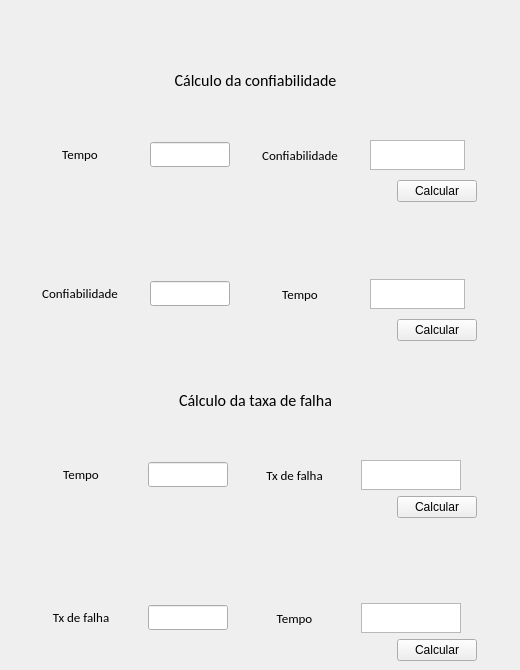
       <widget class="QWidget" name="tab_3">
        <attribute name="title">
         <string>Indicadores</string>
        </attribute>
        <widget class="QLabel" name="label_6">
         <property name="geometry">
          <rect>
           <x>0</x>
           <y>60</y>
           <width>511</width>
           <height>41</height>
          </rect>
         </property>
         <property name="font">
          <font>
           <family>Calibri</family>
           <pointsize>10</pointsize>
           <weight>50</weight>
           <bold>false</bold>
          </font>
         </property>
         <property name="text">
          <string>&lt;html&gt;&lt;head/&gt;&lt;body&gt;&lt;p&gt;&lt;span style=&quot; font-size:12pt;&quot;&gt;Cálculo da confiabilidade&lt;/span&gt;&lt;/p&gt;&lt;/body&gt;&lt;/html&gt;</string>
         </property>
         <property name="alignment">
          <set>Qt::AlignCenter</set>
         </property>
        </widget>
        <widget class="QLabel" name="label_7">
         <property name="geometry">
          <rect>
           <x>0</x>
           <y>380</y>
           <width>511</width>
           <height>41</height>
          </rect>
         </property>
         <property name="font">
          <font>
           <family>Calibri</family>
           <pointsize>10</pointsize>
           <weight>50</weight>
           <bold>false</bold>
          </font>
         </property>
         <property name="text">
          <string>&lt;html&gt;&lt;head/&gt;&lt;body&gt;&lt;p&gt;&lt;span style=&quot; font-size:12pt;&quot;&gt;Cálculo da taxa de falha&lt;/span&gt;&lt;/p&gt;&lt;/body&gt;&lt;/html&gt;</string>
         </property>
         <property name="alignment">
          <set>Qt::AlignCenter</set>
         </property>
        </widget>
        <widget class="QWidget" name="verticalLayoutWidget_7">
         <property name="geometry">
          <rect>
           <x>20</x>
           <y>140</y>
           <width>481</width>
           <height>201</height>
          </rect>
         </property>
         <layout class="QVBoxLayout" name="verticalLayout_10">
          <property name="spacing">
           <number>10</number>
          </property>
          <property name="sizeConstraint">
           <enum>QLayout::SetMinimumSize</enum>
          </property>
          <item>
           <layout class="QHBoxLayout" name="horizontalLayout_4">
            <item>
             <widget class="QLabel" name="label_8">
              <property name="sizePolicy">
               <sizepolicy hsizetype="Expanding" vsizetype="Fixed">
                <horstretch>100</horstretch>
                <verstretch>0</verstretch>
               </sizepolicy>
              </property>
              <property name="minimumSize">
               <size>
                <width>120</width>
                <height>0</height>
               </size>
              </property>
              <property name="font">
               <font>
                <family>Calibri</family>
                <pointsize>10</pointsize>
               </font>
              </property>
              <property name="text">
               <string>Tempo</string>
              </property>
              <property name="alignment">
               <set>Qt::AlignCenter</set>
              </property>
             </widget>
            </item>
            <item>
             <widget class="QLineEdit" name="tempo_2_conf">
              <property name="sizePolicy">
               <sizepolicy hsizetype="Fixed" vsizetype="Fixed">
                <horstretch>40</horstretch>
                <verstretch>20</verstretch>
               </sizepolicy>
              </property>
              <property name="minimumSize">
               <size>
                <width>80</width>
                <height>0</height>
               </size>
              </property>
              <property name="maximumSize">
               <size>
                <width>100</width>
                <height>16777215</height>
               </size>
              </property>
              <property name="font">
               <font>
                <family>Calibri</family>
                <pointsize>10</pointsize>
               </font>
              </property>
              <property name="text">
               <string/>
              </property>
              <property name="alignment">
               <set>Qt::AlignCenter</set>
              </property>
              <property name="clearButtonEnabled">
               <bool>true</bool>
              </property>
             </widget>
            </item>
            <item>
             <widget class="QLabel" name="label_9">
              <property name="sizePolicy">
               <sizepolicy hsizetype="Minimum" vsizetype="Preferred">
                <horstretch>100</horstretch>
                <verstretch>0</verstretch>
               </sizepolicy>
              </property>
              <property name="minimumSize">
               <size>
                <width>120</width>
                <height>0</height>
               </size>
              </property>
              <property name="font">
               <font>
                <family>Calibri</family>
                <pointsize>10</pointsize>
               </font>
              </property>
              <property name="text">
               <string>Confiabilidade</string>
              </property>
              <property name="alignment">
               <set>Qt::AlignCenter</set>
              </property>
             </widget>
            </item>
            <item>
             <widget class="QTextBrowser" name="exibir_conf_para_tempo">
              <property name="maximumSize">
               <size>
                <width>100</width>
                <height>30</height>
               </size>
              </property>
             </widget>
            </item>
            <item>
             <spacer name="horizontalSpacer_11">
              <property name="orientation">
               <enum>Qt::Horizontal</enum>
              </property>
              <property name="sizeHint" stdset="0">
               <size>
                <width>40</width>
                <height>20</height>
               </size>
              </property>
             </spacer>
            </item>
           </layout>
          </item>
          <item>
           <layout class="QHBoxLayout" name="horizontalLayout_6">
            <item>
             <spacer name="horizontalSpacer_8">
              <property name="orientation">
               <enum>Qt::Horizontal</enum>
              </property>
              <property name="sizeHint" stdset="0">
               <size>
                <width>40</width>
                <height>20</height>
               </size>
              </property>
             </spacer>
            </item>
            <item>
             <widget class="QPushButton" name="calcular_conf_para_tempo">
              <property name="text">
               <string>Calcular</string>
              </property>
             </widget>
            </item>
            <item>
             <spacer name="horizontalSpacer_7">
              <property name="orientation">
               <enum>Qt::Horizontal</enum>
              </property>
              <property name="sizeType">
               <enum>QSizePolicy::Fixed</enum>
              </property>
              <property name="sizeHint" stdset="0">
               <size>
                <width>24</width>
                <height>20</height>
               </size>
              </property>
             </spacer>
            </item>
           </layout>
          </item>
          <item>
           <spacer name="verticalSpacer_12">
            <property name="orientation">
             <enum>Qt::Vertical</enum>
            </property>
            <property name="sizeHint" stdset="0">
             <size>
              <width>20</width>
              <height>40</height>
             </size>
            </property>
           </spacer>
          </item>
          <item>
           <layout class="QHBoxLayout" name="horizontalLayout_7">
            <item>
             <widget class="QLabel" name="label_13">
              <property name="sizePolicy">
               <sizepolicy hsizetype="Expanding" vsizetype="Fixed">
                <horstretch>100</horstretch>
                <verstretch>0</verstretch>
               </sizepolicy>
              </property>
              <property name="minimumSize">
               <size>
                <width>120</width>
                <height>0</height>
               </size>
              </property>
              <property name="font">
               <font>
                <family>Calibri</family>
                <pointsize>10</pointsize>
               </font>
              </property>
              <property name="text">
               <string>Confiabilidade</string>
              </property>
              <property name="alignment">
               <set>Qt::AlignCenter</set>
              </property>
             </widget>
            </item>
            <item>
             <widget class="QLineEdit" name="conf_2_tempo">
              <property name="sizePolicy">
               <sizepolicy hsizetype="Fixed" vsizetype="Fixed">
                <horstretch>40</horstretch>
                <verstretch>0</verstretch>
               </sizepolicy>
              </property>
              <property name="minimumSize">
               <size>
                <width>80</width>
                <height>0</height>
               </size>
              </property>
              <property name="maximumSize">
               <size>
                <width>50</width>
                <height>16777215</height>
               </size>
              </property>
              <property name="font">
               <font>
                <family>Calibri</family>
                <pointsize>10</pointsize>
               </font>
              </property>
              <property name="text">
               <string/>
              </property>
              <property name="alignment">
               <set>Qt::AlignCenter</set>
              </property>
              <property name="clearButtonEnabled">
               <bool>true</bool>
              </property>
             </widget>
            </item>
            <item>
             <widget class="QLabel" name="label_14">
              <property name="sizePolicy">
               <sizepolicy hsizetype="Minimum" vsizetype="Preferred">
                <horstretch>100</horstretch>
                <verstretch>0</verstretch>
               </sizepolicy>
              </property>
              <property name="minimumSize">
               <size>
                <width>120</width>
                <height>0</height>
               </size>
              </property>
              <property name="font">
               <font>
                <family>Calibri</family>
                <pointsize>10</pointsize>
               </font>
              </property>
              <property name="text">
               <string>Tempo</string>
              </property>
              <property name="alignment">
               <set>Qt::AlignCenter</set>
              </property>
             </widget>
            </item>
            <item>
             <widget class="QTextBrowser" name="exibir_tempo_para_conf">
              <property name="maximumSize">
               <size>
                <width>100</width>
                <height>30</height>
               </size>
              </property>
             </widget>
            </item>
            <item>
             <spacer name="horizontalSpacer_12">
              <property name="orientation">
               <enum>Qt::Horizontal</enum>
              </property>
              <property name="sizeHint" stdset="0">
               <size>
                <width>40</width>
                <height>20</height>
               </size>
              </property>
             </spacer>
            </item>
           </layout>
          </item>
          <item>
           <layout class="QHBoxLayout" name="horizontalLayout_8">
            <item>
             <spacer name="horizontalSpacer_9">
              <property name="orientation">
               <enum>Qt::Horizontal</enum>
              </property>
              <property name="sizeHint" stdset="0">
               <size>
                <width>40</width>
                <height>20</height>
               </size>
              </property>
             </spacer>
            </item>
            <item>
             <widget class="QPushButton" name="calcular_tempo_p_conf">
              <property name="text">
               <string>Calcular</string>
              </property>
             </widget>
            </item>
            <item>
             <spacer name="horizontalSpacer_10">
              <property name="orientation">
               <enum>Qt::Horizontal</enum>
              </property>
              <property name="sizeType">
               <enum>QSizePolicy::Fixed</enum>
              </property>
              <property name="sizeHint" stdset="0">
               <size>
                <width>24</width>
                <height>20</height>
               </size>
              </property>
             </spacer>
            </item>
           </layout>
          </item>
         </layout>
        </widget>
        <widget class="QWidget" name="verticalLayoutWidget_8">
         <property name="geometry">
          <rect>
           <x>20</x>
           <y>460</y>
           <width>481</width>
           <height>201</height>
          </rect>
         </property>
         <layout class="QVBoxLayout" name="verticalLayout_11">
          <item>
           <layout class="QHBoxLayout" name="horizontalLayout_9">
            <item>
             <widget class="QLabel" name="label_10">
              <property name="sizePolicy">
               <sizepolicy hsizetype="Expanding" vsizetype="Fixed">
                <horstretch>100</horstretch>
                <verstretch>0</verstretch>
               </sizepolicy>
              </property>
              <property name="minimumSize">
               <size>
                <width>120</width>
                <height>0</height>
               </size>
              </property>
              <property name="font">
               <font>
                <family>Calibri</family>
                <pointsize>10</pointsize>
               </font>
              </property>
              <property name="text">
               <string>Tempo</string>
              </property>
              <property name="alignment">
               <set>Qt::AlignCenter</set>
              </property>
             </widget>
            </item>
            <item>
             <widget class="QLineEdit" name="tempo_2_falha">
              <property name="sizePolicy">
               <sizepolicy hsizetype="Expanding" vsizetype="Fixed">
                <horstretch>40</horstretch>
                <verstretch>0</verstretch>
               </sizepolicy>
              </property>
              <property name="minimumSize">
               <size>
                <width>80</width>
                <height>0</height>
               </size>
              </property>
              <property name="maximumSize">
               <size>
                <width>50</width>
                <height>16777215</height>
               </size>
              </property>
              <property name="font">
               <font>
                <family>Calibri</family>
                <pointsize>10</pointsize>
               </font>
              </property>
              <property name="text">
               <string/>
              </property>
              <property name="alignment">
               <set>Qt::AlignCenter</set>
              </property>
              <property name="clearButtonEnabled">
               <bool>true</bool>
              </property>
             </widget>
            </item>
            <item>
             <widget class="QLabel" name="label_12">
              <property name="sizePolicy">
               <sizepolicy hsizetype="Minimum" vsizetype="Preferred">
                <horstretch>100</horstretch>
                <verstretch>0</verstretch>
               </sizepolicy>
              </property>
              <property name="minimumSize">
               <size>
                <width>120</width>
                <height>0</height>
               </size>
              </property>
              <property name="font">
               <font>
                <family>Calibri</family>
                <pointsize>10</pointsize>
               </font>
              </property>
              <property name="text">
               <string>Tx de falha</string>
              </property>
              <property name="alignment">
               <set>Qt::AlignCenter</set>
              </property>
             </widget>
            </item>
            <item>
             <widget class="QTextBrowser" name="exibir_falha_para_tempo">
              <property name="maximumSize">
               <size>
                <width>100</width>
                <height>30</height>
               </size>
              </property>
             </widget>
            </item>
            <item>
             <spacer name="horizontalSpacer_13">
              <property name="orientation">
               <enum>Qt::Horizontal</enum>
              </property>
              <property name="sizeHint" stdset="0">
               <size>
                <width>40</width>
                <height>20</height>
               </size>
              </property>
             </spacer>
            </item>
           </layout>
          </item>
          <item>
           <layout class="QHBoxLayout" name="horizontalLayout_10">
            <item>
             <spacer name="horizontalSpacer_14">
              <property name="orientation">
               <enum>Qt::Horizontal</enum>
              </property>
              <property name="sizeHint" stdset="0">
               <size>
                <width>40</width>
                <height>20</height>
               </size>
              </property>
             </spacer>
            </item>
            <item>
             <widget class="QPushButton" name="calcular_falha_p_tempo">
              <property name="text">
               <string>Calcular</string>
              </property>
             </widget>
            </item>
            <item>
             <spacer name="horizontalSpacer_15">
              <property name="orientation">
               <enum>Qt::Horizontal</enum>
              </property>
              <property name="sizeType">
               <enum>QSizePolicy::Fixed</enum>
              </property>
              <property name="sizeHint" stdset="0">
               <size>
                <width>24</width>
                <height>20</height>
               </size>
              </property>
             </spacer>
            </item>
           </layout>
          </item>
          <item>
           <spacer name="verticalSpacer_13">
            <property name="orientation">
             <enum>Qt::Vertical</enum>
            </property>
            <property name="sizeHint" stdset="0">
             <size>
              <width>20</width>
              <height>40</height>
             </size>
            </property>
           </spacer>
          </item>
          <item>
           <layout class="QHBoxLayout" name="horizontalLayout_11">
            <item>
             <widget class="QLabel" name="label_15">
              <property name="sizePolicy">
               <sizepolicy hsizetype="Expanding" vsizetype="Fixed">
                <horstretch>100</horstretch>
                <verstretch>0</verstretch>
               </sizepolicy>
              </property>
              <property name="minimumSize">
               <size>
                <width>120</width>
                <height>0</height>
               </size>
              </property>
              <property name="font">
               <font>
                <family>Calibri</family>
                <pointsize>10</pointsize>
               </font>
              </property>
              <property name="text">
               <string>Tx de falha</string>
              </property>
              <property name="alignment">
               <set>Qt::AlignCenter</set>
              </property>
             </widget>
            </item>
            <item>
             <widget class="QLineEdit" name="falha_2_tempo">
              <property name="sizePolicy">
               <sizepolicy hsizetype="Expanding" vsizetype="Fixed">
                <horstretch>40</horstretch>
                <verstretch>0</verstretch>
               </sizepolicy>
              </property>
              <property name="minimumSize">
               <size>
                <width>80</width>
                <height>0</height>
               </size>
              </property>
              <property name="maximumSize">
               <size>
                <width>50</width>
                <height>16777215</height>
               </size>
              </property>
              <property name="font">
               <font>
                <family>Calibri</family>
                <pointsize>10</pointsize>
               </font>
              </property>
              <property name="text">
               <string/>
              </property>
              <property name="alignment">
               <set>Qt::AlignCenter</set>
              </property>
              <property name="clearButtonEnabled">
               <bool>true</bool>
              </property>
             </widget>
            </item>
            <item>
             <widget class="QLabel" name="label_16">
              <property name="sizePolicy">
               <sizepolicy hsizetype="Minimum" vsizetype="Preferred">
                <horstretch>100</horstretch>
                <verstretch>0</verstretch>
               </sizepolicy>
              </property>
              <property name="minimumSize">
               <size>
                <width>120</width>
                <height>0</height>
               </size>
              </property>
              <property name="font">
               <font>
                <family>Calibri</family>
                <pointsize>10</pointsize>
               </font>
              </property>
              <property name="text">
               <string>Tempo</string>
              </property>
              <property name="alignment">
               <set>Qt::AlignCenter</set>
              </property>
             </widget>
            </item>
            <item>
             <widget class="QTextBrowser" name="exibir_tempo_p_falha">
              <property name="maximumSize">
               <size>
                <width>100</width>
                <height>30</height>
               </size>
              </property>
             </widget>
            </item>
            <item>
             <spacer name="horizontalSpacer_16">
              <property name="orientation">
               <enum>Qt::Horizontal</enum>
              </property>
              <property name="sizeHint" stdset="0">
               <size>
                <width>40</width>
                <height>20</height>
               </size>
              </property>
             </spacer>
            </item>
           </layout>
          </item>
          <item>
           <layout class="QHBoxLayout" name="horizontalLayout_12">
            <item>
             <spacer name="horizontalSpacer_17">
              <property name="orientation">
               <enum>Qt::Horizontal</enum>
              </property>
              <property name="sizeHint" stdset="0">
               <size>
                <width>40</width>
                <height>20</height>
               </size>
              </property>
             </spacer>
            </item>
            <item>
             <widget class="QPushButton" name="calcular_tempo_p_falha">
              <property name="text">
               <string>Calcular</string>
              </property>
             </widget>
            </item>
            <item>
             <spacer name="horizontalSpacer_18">
              <property name="orientation">
               <enum>Qt::Horizontal</enum>
              </property>
              <property name="sizeType">
               <enum>QSizePolicy::Fixed</enum>
              </property>
              <property name="sizeHint" stdset="0">
               <size>
                <width>24</width>
                <height>20</height>
               </size>
              </property>
             </spacer>
            </item>
           </layout>
          </item>
         </layout>
        </widget>
       </widget>
